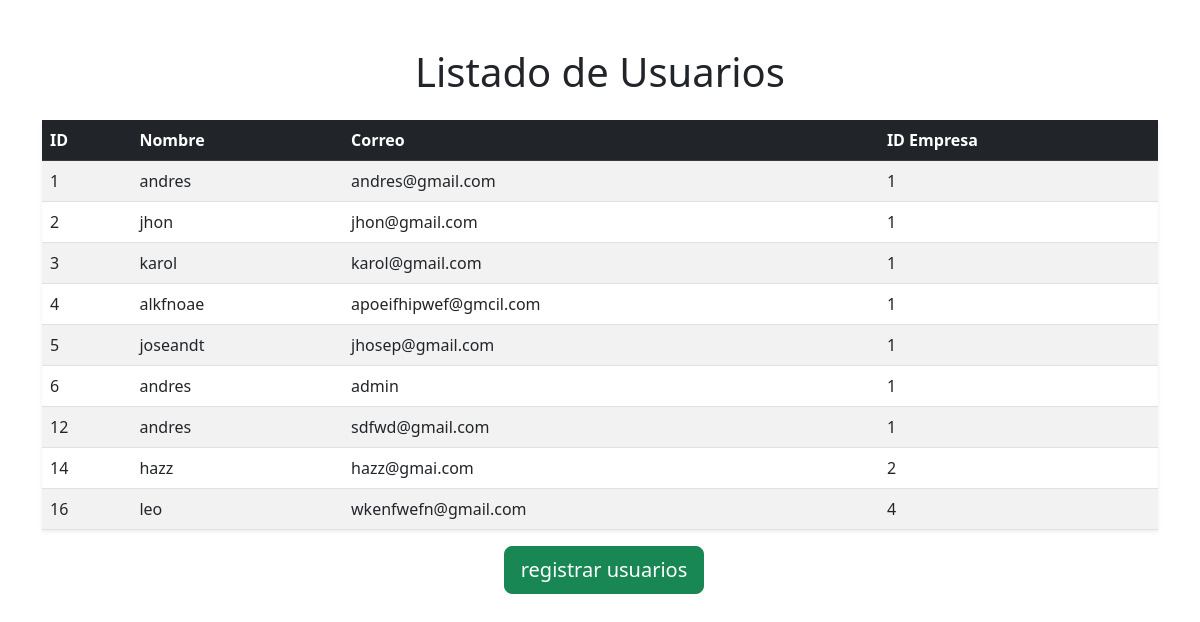
/listaUsuarios.php, run on the app's committed database.
### tables this page shows
CREATE TABLE `usuario` (
  `id` int(11) NOT NULL,
  `nombre` varchar(100) NOT NULL,
  `correo` varchar(100) NOT NULL,
  `contrasena` varchar(255) NOT NULL,
  `empresa_id` int(11) DEFAULT NULL
);

### index.php (called while the page is built, shortened)
<?php
function conectarBaseDatos() {
	$host = "localhost";
	$db   = "prueba_control";
	$user = "taller";
	$passbd = "eu0!0vO/t3)MsB5H";
	$charset = 'utf8mb4';
	$options = [
	    \PDO::ATTR_ERRMODE            => \PDO::ERRMODE_EXCEPTION,
	    \PDO::ATTR_DEFAULT_FETCH_MODE => \PDO::FETCH_OBJ,
	    \PDO::ATTR_EMULATE_PREPARES   => false,
	];
	$dsn = "mysql:host=$host;dbname=$db;charset=$charset";
	try {
	     $pdobd = new \PDO($dsn, $user, $passbd, $options);
	     return $pdobd;
	} catch (\PDOException $e) {
	     throw new \PDOException($e->getMessage(), (int)$e->getCode());
	}
}
function select($sentencia, $parametros = []){
    $bd = conectarBaseDatos();
    $respuesta = $bd->prepare($sentencia);
    $respuesta->execute($parametros);
    return $respuesta->fetchAll(PDO::FETCH_ASSOC);
}
function obtenerUsuarios(){
    $sentencia = "SELECT id, nombre, correo, empresa_id FROM usuario";
    return select($sentencia);
}

### listaUsuarios.php (the view, shortened to what this page needs)
<!DOCTYPE html>
<html lang="es">
<head>
    <link href="https://cdn.jsdelivr.net/npm/bootstrap@5.3.0/dist/css/bootstrap.min.css" rel="stylesheet">
</head>
<body>
    <div class="container mt-5">
        <h1 class="text-center mb-4">Listado de Usuarios</h1>
        <table class="table table-striped table-hover shadow-sm">
            <thead class="table-dark">
                <tr>
                    <th>ID</th>
                    <th>Nombre</th>
                    <th>Correo</th>
                    <th>ID Empresa</th>
                </tr>
            </thead>
            <tbody>
                <?php
                    include_once "index.php";
                    $usuarios = obtenerUsuarios();
                    if (!empty($usuarios) && is_array($usuarios)) {
                        foreach ($usuarios as $usuario) {
                            echo "<tr>
                                    <td>{$usuario['id']}</td>
                                    <td>{$usuario['nombre']}</td>
                                    <td>{$usuario['correo']}</td>
                                    <td>{$usuario['empresa_id']}</td>
                                  </tr>";
                        }
                    } else {
                        echo "<tr>
                                <td colspan='4' class='text-center text-muted'>No hay usuarios registrados.</td>
                              </tr>";
                    }
                ?>
            </tbody>
        </table>
    </div>
    <div class="text-center mt-3">
        <a href="registrar.php" class="btn btn-success btn-lg ms-2">registrar usuarios</a>
    </div>
</body>
</html>

### data on the page
usuario: id "1", nombre "andres", correo "andres@gmail.com", empresa "1"
usuario: id "2", nombre "jhon", correo "jhon@gmail.com", empresa "1"
usuario: id "3", nombre "karol", correo "karol@gmail.com", empresa "1"
usuario: id "4", nombre "alkfnoae", correo "apoeifhipwef@gmcil.com", empresa "1"
usuario: id "5", nombre "joseandt", correo "jhosep@gmail.com", empresa "1"
usuario: id "6", nombre "andres", correo "admin", empresa "1"
usuario: id "12", nombre "andres", correo "sdfwd@gmail.com", empresa "1"
usuario: id "14", nombre "hazz", correo "hazz@gmai.com", empresa "2"
usuario: id "16", nombre "leo", correo "wkenfwefn@gmail.com", empresa "4"
